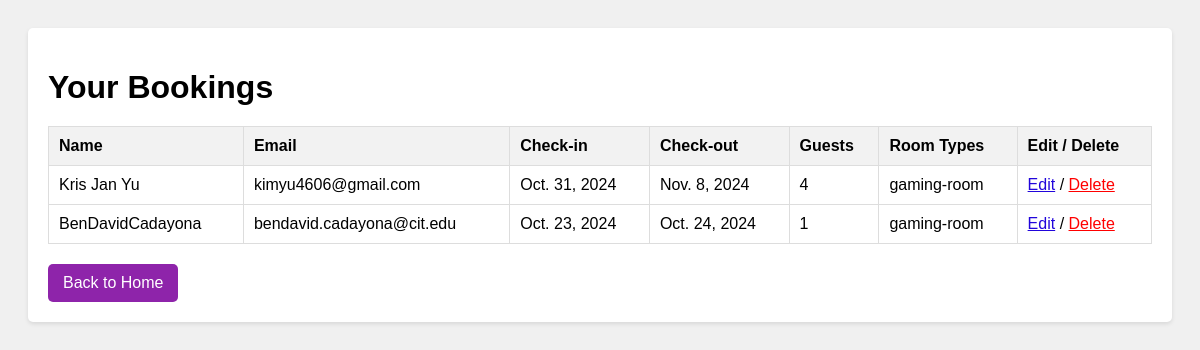
The app's page /my_bookings/ (signed in), older data.
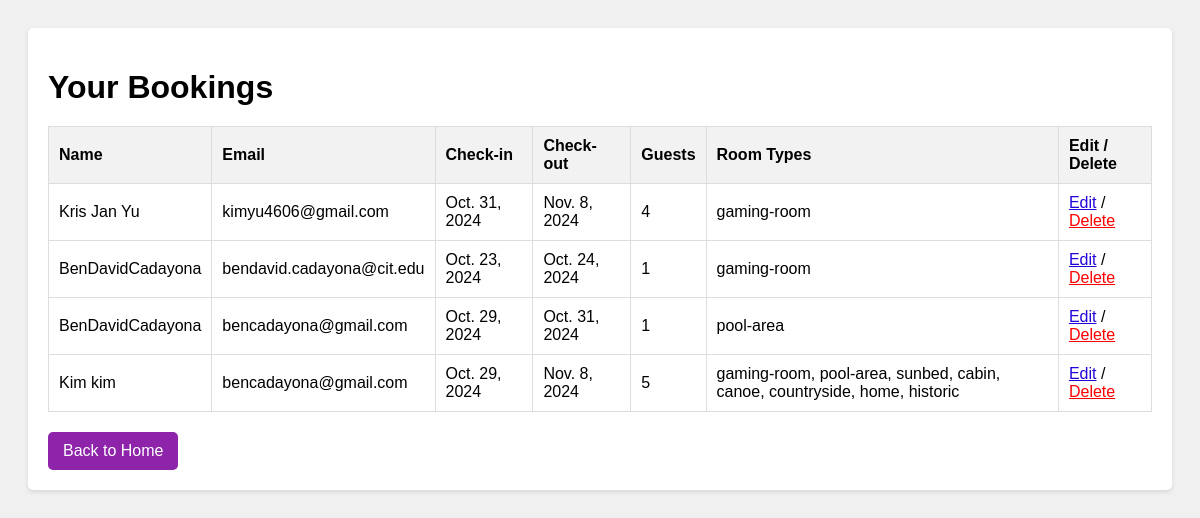
The same page, newer data.
### api/models.py (models this page shows, shortened)
class Booking(models.Model):
    user = models.ForeignKey(User, on_delete=models.CASCADE, null=True)
    name = models.CharField(max_length=100)
    email = models.EmailField()
    check_in = models.DateField()
    check_out = models.DateField()
    guests = models.IntegerField()
    room_types = models.TextField(null=True)

### api/views.py (the view)
# urls.py: path('my_bookings/', my_bookings, name='my_bookings'),
@login_required
def my_bookings(request):
    bookings = Booking.objects.filter(user=request.user)
    return render(request, 'my_bookings.html', {'bookings': bookings})

### api/templates/my_bookings.html (shortened to what this page needs)
<!DOCTYPE html>
<html lang="en">
<head>
</head>
<body>
    <div class="container">
        <h1>Your Bookings</h1>
        {% if bookings %}
            <table>
                <thead>
                    <tr>
                        <th>Name</th>
                        <th>Email</th>
                        <th>Check-in</th>
                        <th>Check-out</th>
                        <th>Guests</th>
                        <th>Room Types</th>
                        <th>Edit / Delete</th>
                    </tr>
                </thead>
                <tbody>
                    {% for booking in bookings %}
                        <tr>
                            <td>{{ booking.name }}</td>
                            <td>{{ booking.email }}</td>
                            <td>{{ booking.check_in }}</td>
                            <td>{{ booking.check_out }}</td>
                            <td>{{ booking.guests }}</td>
                            <td>{{ booking.room_types }}</td>
                            <td>
                                <a href="{% url 'edit_booking' booking.id %}" class="edit-link">Edit</a> /
                                <span class="delete-button" onclick="confirmDelete({{ booking.id }})">Delete</span>
                            </td>
                        </tr>
                    {% endfor %}
                </tbody>
            </table>
        {% else %}
            <p>You have no bookings.</p>
        {% endif %}
        <a href="{% url 'home' %}" class="back-button">Back to Home</a>
    </div>
</body>
</html>

### api/templates/my_bookings.html (style rules this page uses)
body { font-family: Arial, sans-serif; background-color: #f0f0f0; padding: 20px; }
.container { background-color: #fff; padding: 20px; border-radius: 5px; box-shadow: 0 2px 4px rgba(0, 0, 0, 0.1); }
h1 { margin-bottom: 20px; }
table { width: 100%; border-collapse: collapse; }
th, td { padding: 10px; border: 1px solid #ddd; text-align: left; }
th { background-color: #f2f2f2; }
.back-button { display: inline-block; margin-top: 20px; padding: 10px 15px; background-color: #8e24aa; color: white; text-decoration: none; border-radius: 5px; transition: background-color 0.3s; }
.delete-button { color: red; cursor: pointer; text-decoration: underline; }
.edit-link { color: #2105db; }

Row changes from the older to the newer data that the page shows:
added Booking: name "BenDavidCadayona", email "bencadayona@gmail.com", check_in "Oct. 29, 2024", check_out "Oct. 31, 2024", guests "1", room_types "pool-area"
added Booking: name "Kim kim", email "bencadayona@gmail.com", check_in "Oct. 29, 2024", check_out "Nov. 8, 2024", guests "5", room_types "gaming-room, pool-area, sunbed, cabin, canoe, countryside, home, historic"
